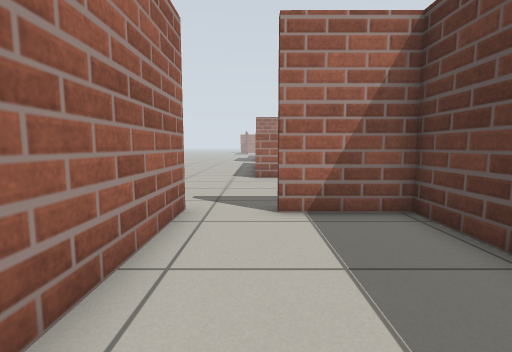
View 1 (above)

19 first-person views from a walk through a world built for the Gazebo simulator. The camera is 0.68 m above the floor, tilts 6° down and sees 85° across. The floor is counted in squares, 0.5 m on a side. Each view is taken from the middle of a square. On the plan, view 1 faces up. The plan holds only what a view shows up to about 13 squares ahead; the rest is blank. The place goes on beyond the plan.

View 2
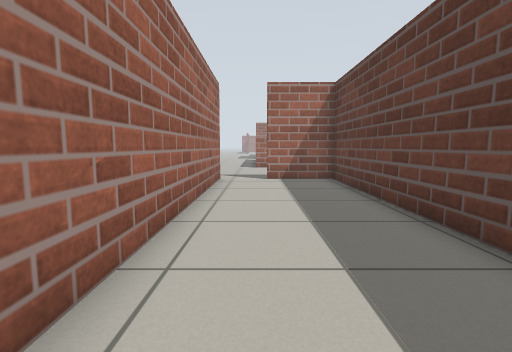

View 3
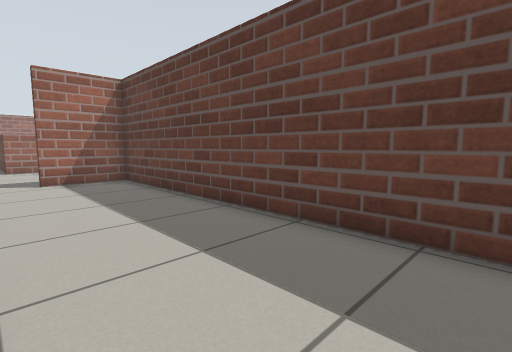

View 4
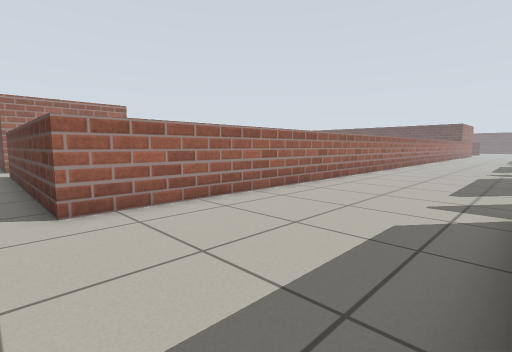

View 5
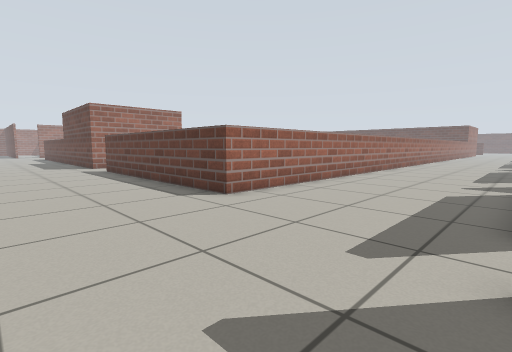

View 6
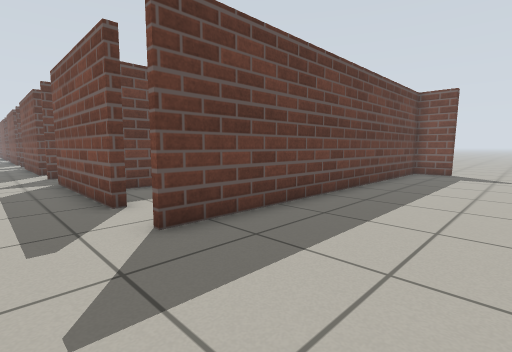

View 7
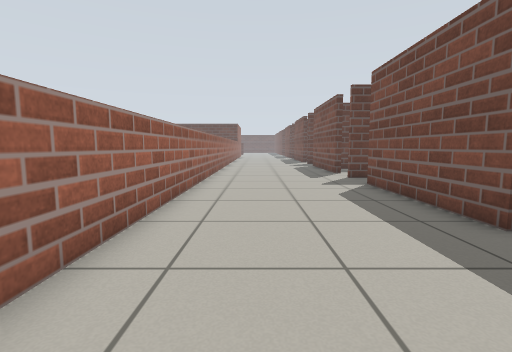

View 8
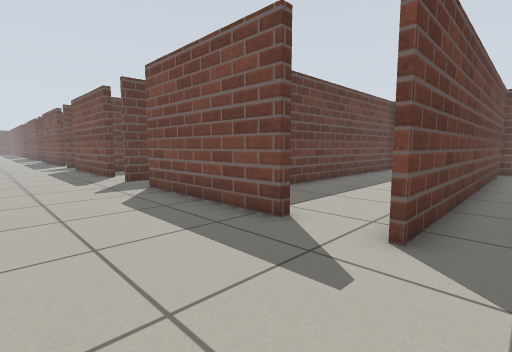

View 9
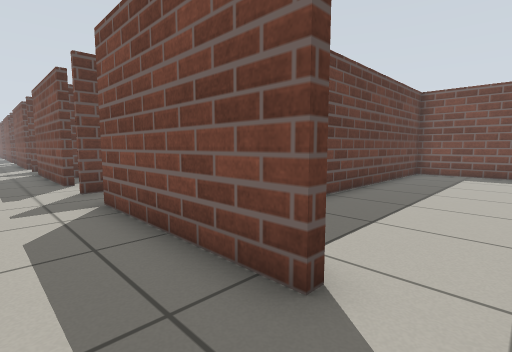

View 10
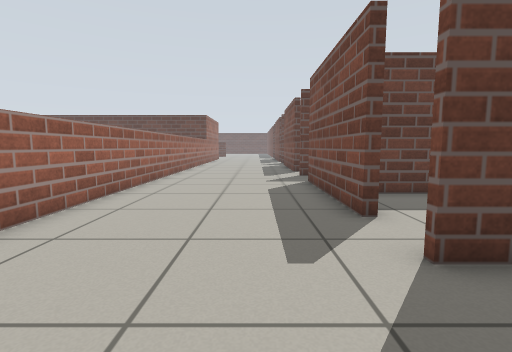

View 11
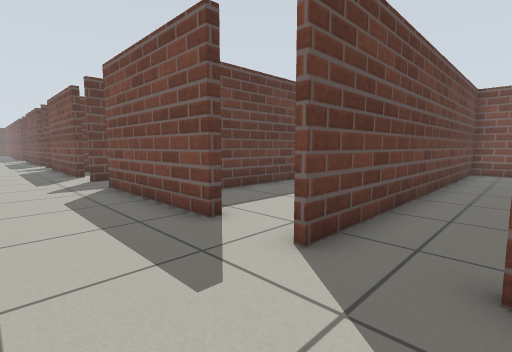

View 12
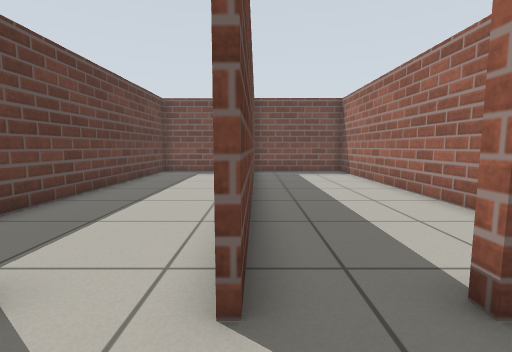

View 13
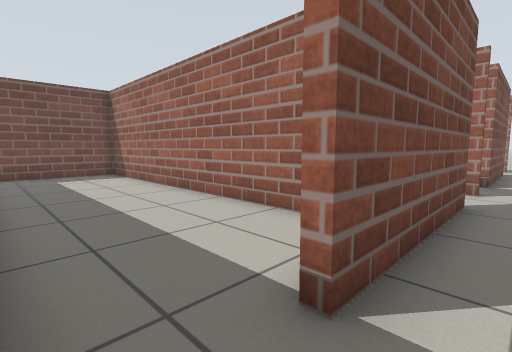

View 14
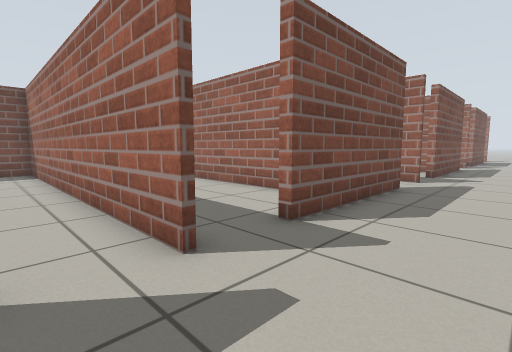

View 15
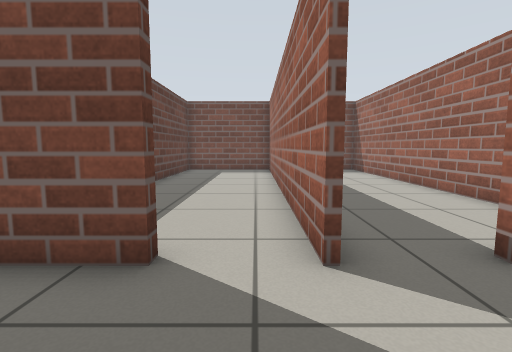

View 16
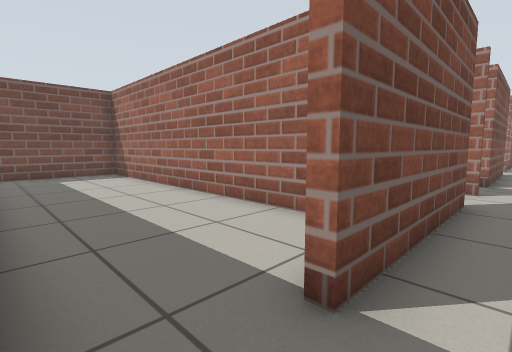

View 17
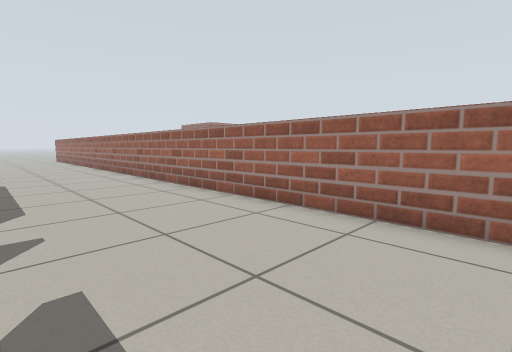

View 18
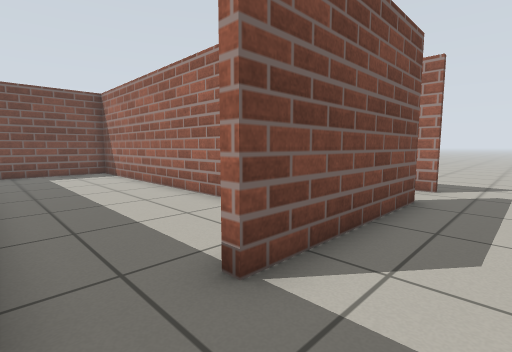

View 19
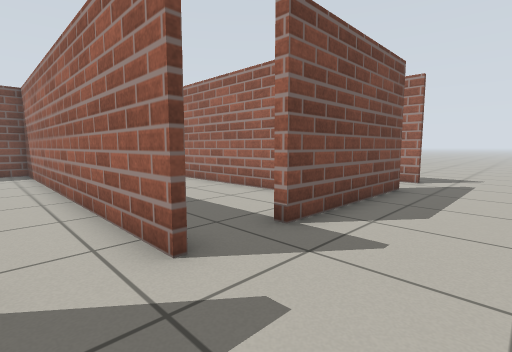

### Floor plan
Ten units are one square. View 1 is at (0, 0); x grows to the right and y downward. Boxes are objects, and circles mark ways between rooms. Rooms are numbered by the first view taken in them; rooms with no view inside come last. Other rooms are left out.
<svg viewBox="-55 -210 380 302">
<path fill="none" stroke="#000" d="M32 59 32 -57 4 -57M-15 -45 -15 45M104 -59 162 -59M84 -60 84 -45M183 -60 183 -52M4 -60 62 -60M202 -59 261 -59M-15 -60 -15 -45M-18 65 -17 -60M280 -52 280 -59M282 -60 282 75 293 75M-34 74 -27 74M301 -59 320 -59M309 -121 0 -122 0 -205M34 -34 34 61M46 74 82 74 82 -60M133 -37 133 72M137 74 181 75 181 -60M233 -38 232 69M237 75 275 75M131 67 131 -22M84 -45 84 74 123 74M230 53 231 -51"/>
<circle cx="-5" cy="-55" r="3" fill="#2a7"/>
<circle cx="70" cy="-60" r="3" fill="#2a7"/>
<circle cx="170" cy="-60" r="3" fill="#2a7"/>
<circle cx="270" cy="-60" r="3" fill="#2a7"/>
<circle cx="95" cy="-55" r="3" fill="#2a7"/>
<circle cx="195" cy="-55" r="3" fill="#2a7"/>
<text x="10" y="10">1</text>
<text x="100" y="-70">2</text>
<text x="50" y="0">3</text>
<text x="150" y="0">4</text>
<text x="250" y="0">5</text>
<text x="110" y="10">6</text>
<text x="210" y="10">7</text>
</svg>
Room 1 opens to room 2. Room 2 opens to room 3. Room 2 opens to room 4. Room 2 opens to room 5. Room 2 opens to room 6. Room 2 opens to room 7.

Where each view was taken, in squares from view 1:
view 1: 0 up, 0 right, facing up
view 2: 6 down, 0 right, facing up
view 3: 6 down, 1 left, facing up-right
view 4: 6 up, 1 left, facing up-right
view 5: 6 up, 5 left, facing up-right
view 6: 8 up, 6 left, facing down-right
view 7: 10 up, 6 right, facing right
view 8: 10 up, 7 right, facing down-right
view 9: 8 up, 9 right, facing down-right
view 10: 8 up, 15 right, facing right
view 11: 9 up, 16 right, facing down-right
view 12: 8 up, 18 right, facing down
view 13: 7 up, 18 right, facing down-left
view 14: 9 up, 30 right, facing down-left
view 15: 9 up, 29 right, facing down
view 16: 7 up, 28 right, facing down-left
view 17: 7 up, 31 right, facing up-left
view 18: 8 up, 8 right, facing down-left
view 19: 9 up, 10 right, facing down-left
